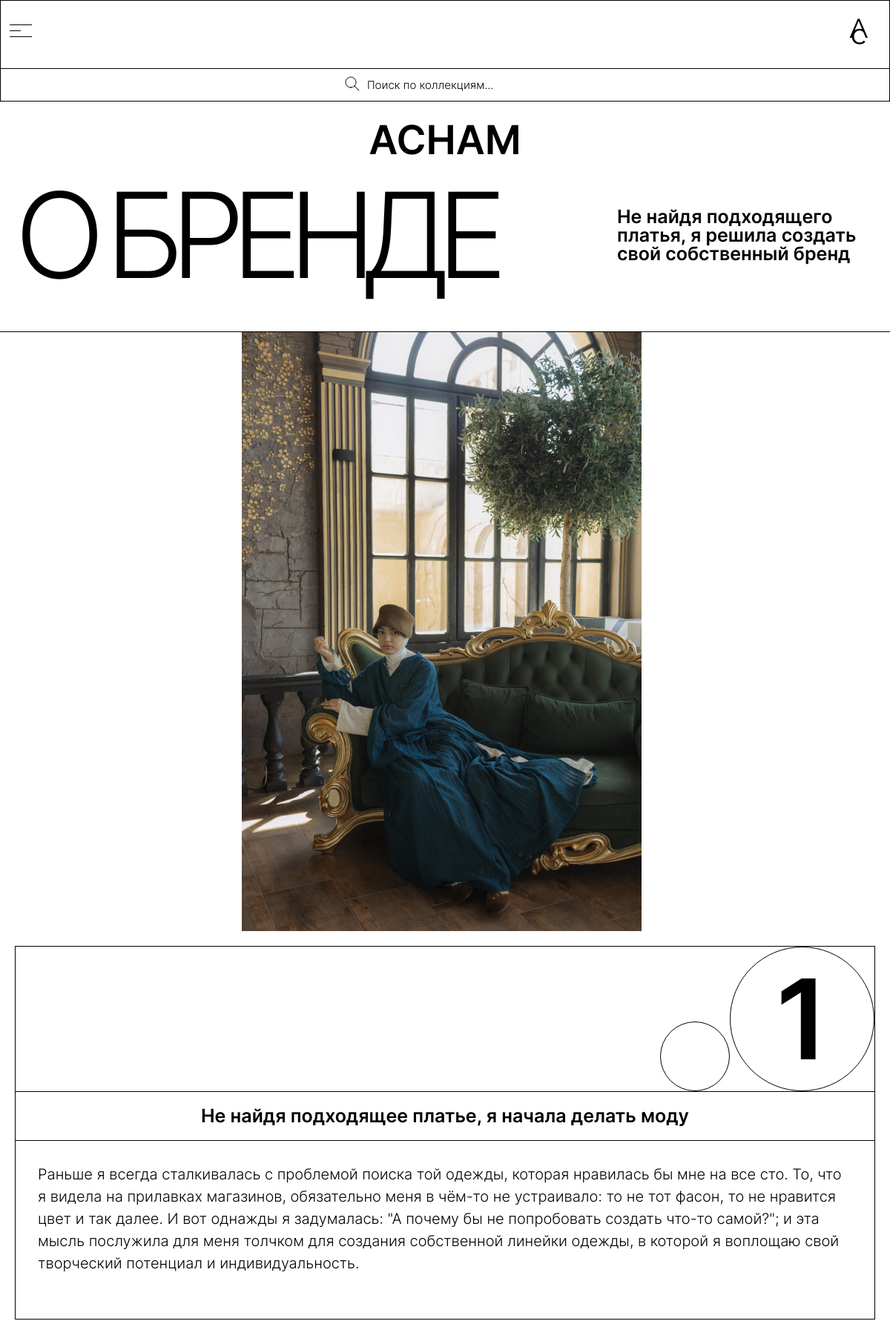
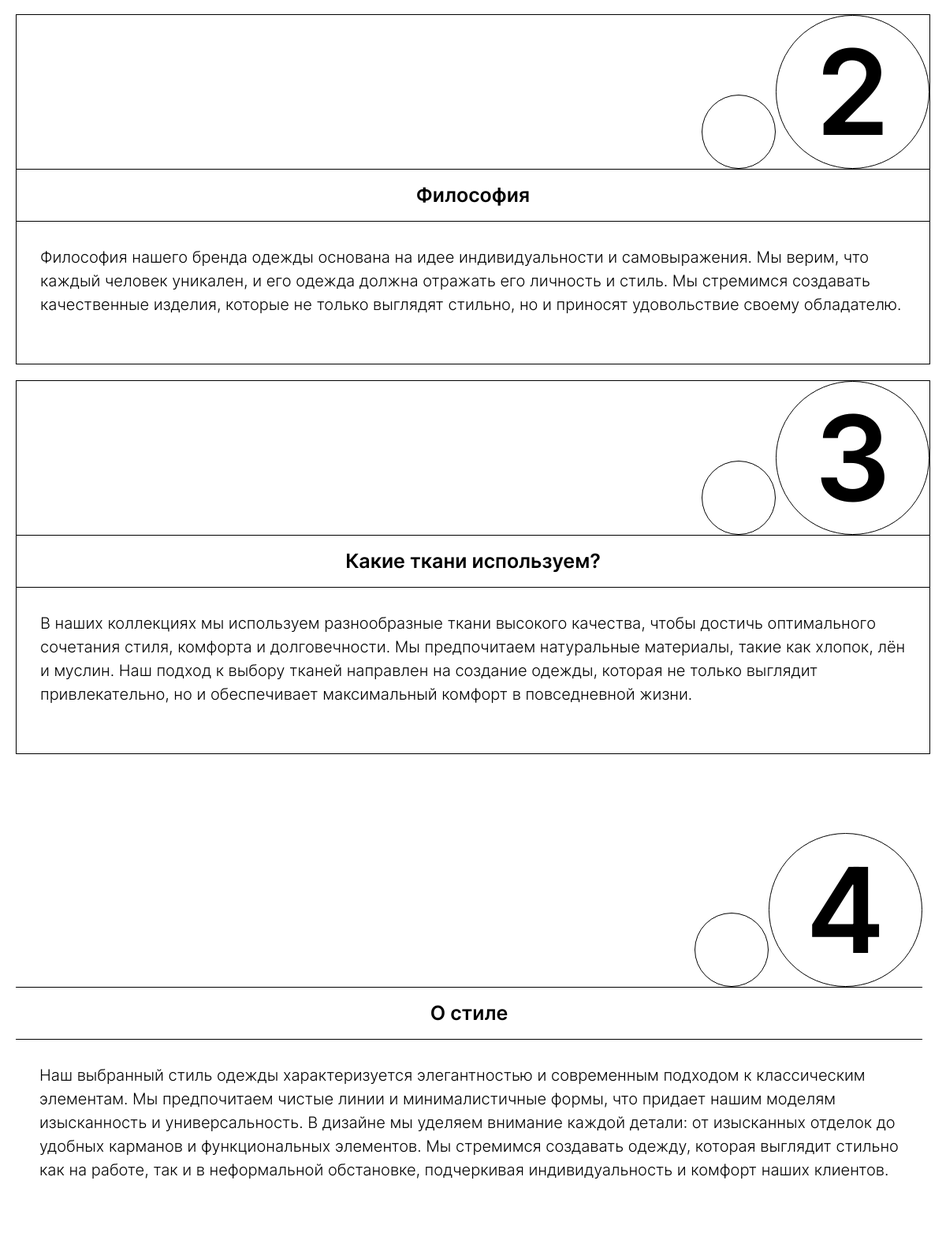
Screenshot of /fourth_page/ (upper part) with the database file from the repository (2 pictures, top to bottom).
### backend/models.py (models this page shows, shortened)
class CountBlogAbout(models.Model):
    title = models.CharField(max_length=50, verbose_name='Заголовок поля')
    image = models.ImageField(upload_to='images', verbose_name='Фото поля')
    def get_image(self):
        try:
            return self.image.url
        except:
            return ''
    class Meta:
        verbose_name = 'Поле о нас'
        verbose_name_plural = 'Поля о нас'

class AboutUs(models.Model):
    ind = models.PositiveIntegerField(verbose_name='Индексация элемента')
    title = models.CharField(max_length=255, null=True, blank=True, verbose_name='Заголовок блока о нас')
    description = models.TextField(null=True, blank=True, verbose_name='Описание')
    title_en = models.CharField(max_length=255, null=True, blank=True, verbose_name='Заголовок блока о нас {en}')
    description_en = models.TextField(null=True, blank=True, verbose_name='Описание {en}')
    title_uz = models.CharField(max_length=255, null=True, blank=True, verbose_name='Заголовок блока о нас {uz}')
    description_uz = models.TextField(null=True, blank=True, verbose_name='Описание {uz}')
    count = models.ForeignKey(CountBlogAbout, verbose_name='Поле информации', on_delete=models.CASCADE, null=True, blank=True,
                              related_name='blogsAbout')
    class Meta:
        verbose_name = 'Блок о нас'
        verbose_name_plural = 'Блоки о нас'

### backend/views.py (the view)
# urls.py: path('fourth_page/', fourth_page, name='fourth_page'),
def fourth_page(request):
    count_about = CountBlogAbout.objects.all()
    index_len = len(count_about) * 3
    index_list = [ind for ind in range(1, index_len+1)]
    context = {
        'count_about': count_about,
        'index_len': index_len,
        'index_list': index_list
    }
    return render(request, 'fourth_page.html', context)

### backend/cart.py (called while the page is built)
    def __len__(self):
        return sum(item['quantity'] for item in self.cart.values())

    def get_total_price(self):
        return sum(Decimal(item['price']) * item['quantity'] for item in
                   self.cart.values())

### backend/context_processors.py (called while the page is built)
def cart(request):
    return {'cart': Cart(request)}

### backend/views.py (called while the page is built)
def cart_form_processor(request):
    return {
            'cart_form': CartForm(),
            'cart_form_en': CartFormEn(),
            'cart_form_uz': CartFormUz()
            }

### backend/templates/fourth_page.html (shortened to what this page needs)
{% extends 'base.html' %}
{% load static %}
{% block main %}
{% include 'components/header/_header_other.html' %}
<main class="main">
    <div class="main__top">
        <h2 class="main__top-title">О БРЕНДЕ</h2>
        <p class="main__top-text">Не найдя подходящего платья, я решила создать свой собственный бренд</p>
    </div>
    <div class="main__bottom">
        {% for blog_about in count_about %}
        <div class="main__bottom-top">
            {% if not forloop.counter|divisibleby:2 %}
            <div class="main__bottom-top--column">
                <img src="{{ blog_about.get_image }}" alt="" style="object-fit: cover;">
            </div>
            {% endif %}
            {% for blog in blog_about.blogsAbout.all %}
            <div class="main__bottom-top--column">
                <div class="main__bottom-top--column---top">
                    <div></div>
                    <div>
                        {{ blog.ind }}
                    </div>
                </div>
                <div class="main__bottom-top--column---title">
                    <h2>{{ blog.title }}</h2>
                </div>
                <div class="main__bottom-top--column---text">
                    {{ blog.description }}
                </div>
            </div>
            {% endfor %}
        </div>
        {% endfor %}
    </div>
</main>
{% endblock main %}

### static/style/style.css (style rules this page uses)
:root { --ml: "Montserrat-Light"; --mli: "Montserrat-LightItalic"; --msb: "Montserrat-SemiBold"; --cen: "Century", sans-serif; }
html { overflow-x: hidden !important; }
body { font-family: var(--ml); -webkit-user-select: none; -moz-user-select: none; -ms-user-select: none; user-select: none; }
.main { width: 100%; }
.main__top { width: 100%; padding: 25px 20px 50px 20px; display: -webkit-box; display: -ms-flexbox; display: flex; -webkit-box-pack: justify; -ms-flex-pack: justify; justify-content: space-between; -webkit-box-align: center; -ms-flex-align: center; align-items: center; border-bottom: 1px solid black; }
.main__top-title { color: #000; font-size: 160px; font-family: var(--mli); letter-spacing: -18px; word-spacing: -8px; }
.main__top-text { font-size: 25px; font-family: var(--msb); color: #000; max-width: 30%; width: 100%; }
.main__bottom { display: -webkit-box; display: -ms-flexbox; display: flex; -webkit-box-orient: vertical; -webkit-box-direction: normal; -ms-flex-direction: column; flex-direction: column; -webkit-box-pack: center; -ms-flex-pack: center; justify-content: center; -webkit-box-align: center; -ms-flex-align: center; align-items: center; width: 100%; padding: 0 20px; gap: 100px; }
.main__bottom-top { display: -webkit-box; display: -ms-flexbox; display: flex; -webkit-box-pack: center; -ms-flex-pack: center; justify-content: center; -webkit-box-align: end; -ms-flex-align: end; align-items: flex-end; }
.main__bottom-top--column { display: -webkit-box; display: -ms-flexbox; display: flex; -webkit-box-orient: vertical; -webkit-box-direction: normal; -ms-flex-direction: column; flex-direction: column; -webkit-box-pack: center; -ms-flex-pack: center; justify-content: center; width: 100%; border: 1px solid black; }
.main__bottom-top--column:first-of-type { border: none; margin: 0 10px 0 0; }
.main__bottom-top--column---top { width: 100%; display: -webkit-box; display: -ms-flexbox; display: flex; -webkit-box-pack: end; -ms-flex-pack: end; justify-content: end; -webkit-box-align: end; -ms-flex-align: end; align-items: flex-end; border-bottom: 1px solid black; }
.main__bottom-top--column---top div:first-of-type { max-width: 94px; width: 100%; height: 94px; display: block; border: 1px solid black; border-radius: 50%; }
.main__bottom-top--column---top div:last-of-type { display: -webkit-box; display: -ms-flexbox; display: flex; -webkit-box-pack: center; -ms-flex-pack: center; justify-content: center; -webkit-box-align: center; -ms-flex-align: center; align-items: center; text-align: center; max-width: 195px; width: 100%; height: 195px; border: 1px solid black; border-radius: 50%; font-family: var(--msb); font-size: 150px; color: #000; }
.main__bottom-top--column---title { padding: 20px 0; display: -webkit-box; display: -ms-flexbox; display: flex; -webkit-box-pack: center; -ms-flex-pack: center; justify-content: center; -webkit-box-align: center; -ms-flex-align: center; align-items: center; border-bottom: 1px solid black; width: 100%; }
.main__bottom-top--column---text { font-family: var(--mli); font-size: 20px; line-height: 150%; color: #000; padding: 30px 30px 60px 30px; }
.main__bottom-top--column---title h2 { font-size: 25px; font-family: var(--msb); color: #000; }
@media (max-width: 1600px) { .main__bottom-top { -webkit-box-orient: vertical; -webkit-box-direction: normal; -ms-flex-direction: column; flex-direction: column; -webkit-box-pack: center; -ms-flex-pack: center; justify-content: center; -webkit-box-align: center; -ms-flex-align: center; align-items: center; gap: 20px; } }
@media (max-width: 1600px) { .main__bottom-top--column { width: -webkit-fit-content; width: -moz-fit-content; width: fit-content; } }

### static/style/nullstyle.css (style rules this page uses)
* { padding: 0; margin: 0; border: 0; }
*, *:before, *:after { -moz-box-sizing: border-box; -webkit-box-sizing: border-box; box-sizing: border-box; }
html, body { width: 100%; font-size: 100%; line-height: 1; font-size: 14px; -ms-text-size-adjust: 100%; -moz-text-size-adjust: 100%; -webkit-text-size-adjust: 100%; }
img { vertical-align: top; }
h1, h2, h3, h4, h5, h6 { font-size: inherit; font-weight: inherit; }

### rows the page displays
CountBlogAbout: get_image (picture)
AboutUs: ind "1", title "Не найдя подходящее платье, я начала делать моду", description "Раньше я всегда сталкивалась с проблемой поиска той одежды, которая нравилась бы мне на все сто. То, что я видела на прилавках магазинов, обязательно меня в чём-то не устраивало: то не тот фасон, то не нравится цвет и так далее. И вот однажды я задумалась: \"А почему бы не попробовать создать что-то самой?\"; и эта мысль послужила для меня толчком для создания собственной линейки одежды, в которой я воплощаю свой творческий потенциал и индивидуальность."
AboutUs: ind "2", title "Философия", description "Философия нашего бренда одежды основана на идее индивидуальности и самовыражения. Мы верим, что каждый человек уникален, и его одежда должна отражать его личность и стиль. Мы стремимся создавать качественные изделия, которые не только выглядят стильно, но и приносят удовольствие своему обладателю."
AboutUs: ind "3", title "Какие ткани используем?", description "В наших коллекциях мы используем разнообразные ткани высокого качества, чтобы достичь оптимального сочетания стиля, комфорта и долговечности. Мы предпочитаем натуральные материалы, такие как хлопок, лён и муслин. Наш подход к выбору тканей направлен на создание одежды, которая не только выглядит привлекательно, но и обеспечивает максимальный комфорт в повседневной жизни."
AboutUs: ind "4", title "О стиле", description "Наш выбранный стиль одежды характеризуется элегантностью и современным подходом к классическим элементам. Мы предпочитаем чистые линии и минималистичные формы, что придает нашим моделям изысканность и универсальность. В дизайне мы уделяем внимание каждой детали: от изысканных отделок до удобных карманов и функциональных элементов. Мы стремимся создавать одежду, которая выглядит стильно как на работе, так и в неформальной обстановке, подчеркивая индивидуальность и комфорт наших клиентов."
